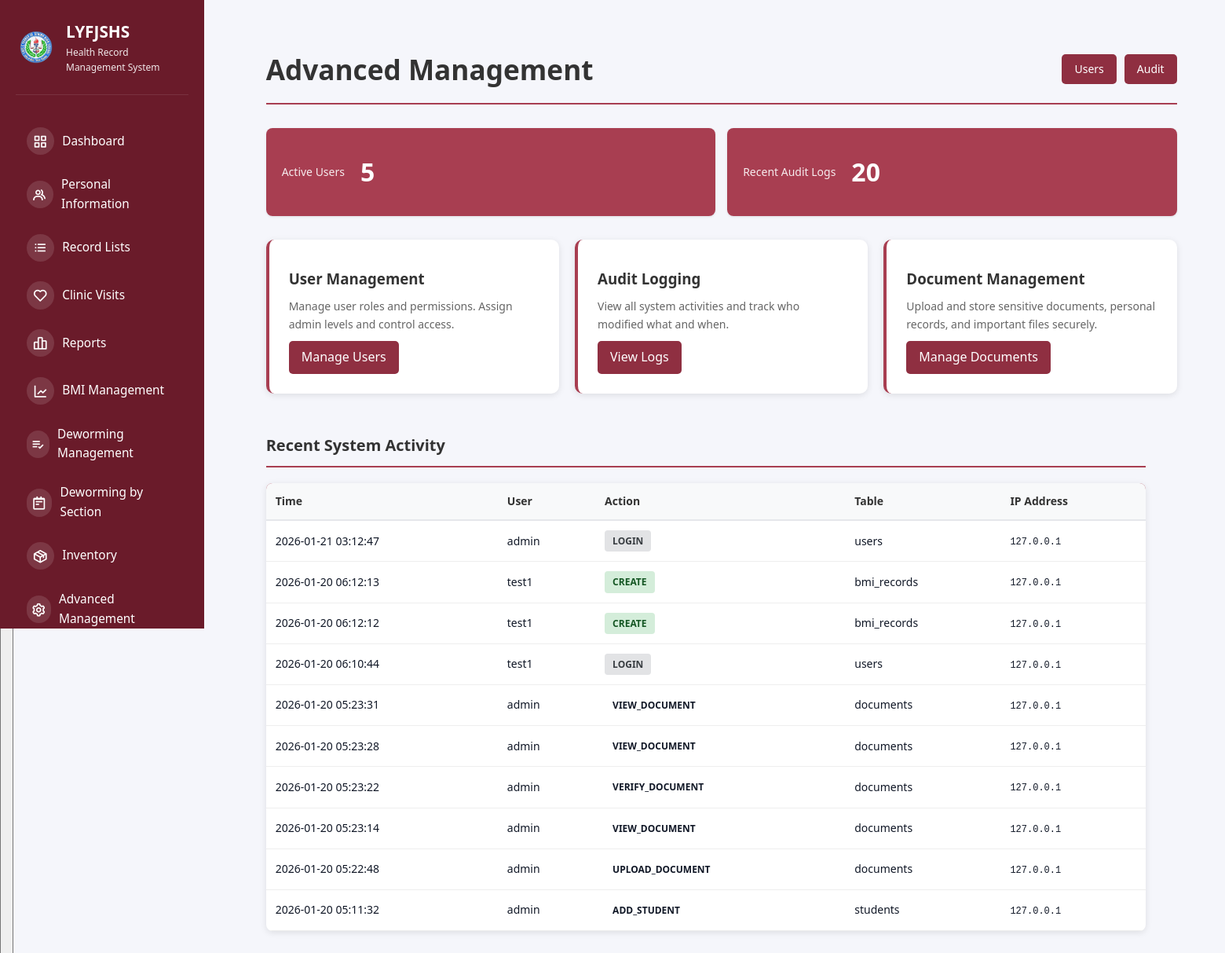
The app's page /advanced-management (signed in) with its own data.
### tables this page shows
CREATE TABLE audit_log (
                id INTEGER PRIMARY KEY AUTOINCREMENT,
                user_id INTEGER NOT NULL,
                username TEXT NOT NULL,
                action TEXT NOT NULL,
                table_name TEXT NOT NULL,
                record_id INTEGER,
                old_values TEXT,
                new_values TEXT,
                ip_address TEXT,
                timestamp TIMESTAMP DEFAULT CURRENT_TIMESTAMP,
                FOREIGN KEY(user_id) REFERENCES users(id)
            );

### src/app.py (the view)
@app.route("/advanced-management")
@require_role('super_admin', 'health_officer')
def advanced_management():
    db = get_db_connection()
    if not db:
        flash("Database error.", "danger")
        return redirect(url_for("dashboard"))
    try:
        cursor = db.cursor()
        cursor.execute("SELECT COUNT(*) as count FROM users WHERE is_active = 1")
        total_users = cursor.fetchone()['count']
        cursor.execute("""
            SELECT * FROM audit_log
            ORDER BY timestamp DESC
            LIMIT 20
        """)
        recent_logs = cursor.fetchall()
        cursor.execute("""
            SELECT * FROM backup_log
            ORDER BY created_at DESC
            LIMIT 10
        """)
        backups = cursor.fetchall()
        db.close()
        return render_template("admin/advanced_management.html",
                             total_users=total_users,
                             recent_logs=recent_logs,
                             backups=backups,
                             roles=ROLES)
    except sqlite3.Error as e:
        flash(f"Database error: {str(e)}", "danger")
        return redirect(url_for("dashboard"))

### src/app.py (called while the page is built)
@app.before_request
def check_user_status():
    if session.get("logged_in"):
        if request.endpoint in ['login', 'logout', 'register', 'pending_approval', 'static']:
            return
        if session.get("role") == "pending":
            return redirect(url_for("pending_approval"))
        db = get_db_connection()
        if db:
            try:
                cursor = db.cursor()
                cursor.execute("SELECT is_active FROM users WHERE id = ?", (session.get("user_id"),))
                user = cursor.fetchone()
                db.close()
                if not user or not safe_row_get(user, 'is_active', 1):
                    session.clear()
                    flash("Your account has been disabled. Please contact the administrator.", "danger")
                    return redirect(url_for("login"))
            except sqlite3.Error:
                db.close()

@app.context_processor
def inject_user():
    user = None
    if session.get("logged_in"):
        db = get_db_connection()
        if db:
            try:
                cursor = db.cursor()
                cursor.execute("SELECT * FROM users WHERE id = ?", (session.get("user_id"),))
                user = cursor.fetchone()
                db.close()
            except sqlite3.Error:
                pass
    return {'current_user': user, 'max': max, 'min': min, 'range': range}

def get_db_connection():
    try:
        conn = sqlite3.connect(DATABASE)
        conn.row_factory = sqlite3.Row  # This enables column access by name
        return conn
    except sqlite3.Error as e:
        print(f"Database connection error: {e}")
        return None

def safe_row_get(row, key, default=None):
    if row is None:
        return default
    try:
        return row[key]
    except (IndexError, KeyError):
        return default

### templates/admin/advanced_management.html (shortened to what this page needs)
{% extends "shared/base.html" %}  {% block content %}
<div class="adv-mgmt-container">
  <div class="adv-mgmt-header">
    <div>
      <h1> Advanced Management</h1>
    </div>
    <div class="quick-links">
      {% if session.get('role') == 'super_admin' %}
      <a href="{{ url_for('manage_users') }}"> Users</a>
      {% endif %}
      <a href="{{ url_for('audit_logs') }}"> Audit</a>
    </div>
  </div>
  <div class="stat-grid">
    <div class="stat-card">
      <div class="stat-label">Active Users</div>
      <div class="stat-number">{{ total_users }}</div>
    </div>
    <div
      class="stat-card"
      style="background: linear-gradient(135deg, #a83e51 0%, #a83e51 100%)"
    >
      <div class="stat-label">Recent Audit Logs</div>
      <div class="stat-number">{{ recent_logs|length }}</div>
    </div>
  </div>
  <div class="feature-grid">
    {% if session.get('role') == 'super_admin' %}
    <div class="feature-card">
      <h3>User Management</h3>
      <p>
        Manage user roles and permissions. Assign admin levels and control
        access.
      </p>
      <a href="{{ url_for('manage_users') }}" class="btn">Manage Users</a>
    </div>
    {% endif %}
    <div class="feature-card">
      <h3>Audit Logging</h3>
      <p>View all system activities and track who modified what and when.</p>
      <a href="{{ url_for('audit_logs') }}" class="btn">View Logs</a>
    </div>
    <div class="feature-card">
      <h3>Document Management</h3>
      <p>
        Upload and store sensitive documents, personal records, and important
        files securely.
      </p>
      <a href="{{ url_for('document_management') }}" class="btn"
        >Manage Documents</a
      >
    </div>
    <div>
  <div class="section-title"> Recent System Activity</div>
  <div class="logs-table">
    <table>
      <thead>
        <tr>
          <th>Time</th>
          <th>User</th>
          <th>Action</th>
          <th>Table</th>
          <th>IP Address</th>
        </tr>
      </thead>
      <tbody>
        {% if recent_logs %} {% for log in recent_logs[:10] %}
        <tr>
          <td>{{ log['timestamp'] }}</td>
          <td>{{ log['username'] }}</td>
          <td>
            <span class="action-badge action-{{ log['action'] }}"
              >{{ log['action'] }}</span
            >
          </td>
          <td>{{ log['table_name'] }}</td>
          <td>
            <code style="font-size: 12px"
              >{{ log['ip_address'] or 'N/A' }}</code
            >
          </td>
        </tr>
        {% endfor %} {% else %}
        <tr>
          <td colspan="5" style="text-align: center; color: #999">
            No logs yet
          </td>
        </tr>
        {% endif %}
      </tbody>
    </table>
  </div>
</div>
{% endblock %}

### static/css/dashboard.css (style rules this page uses)
* { margin: 0; padding: 0; box-sizing: border-box; }
:root { --primary-color: #2bb0a1; --secondary-color: #8b2340; --danger-color: #dc2626; --success-color: #16a34a; --warning-color: #ea580c; --light-bg: #f8fafc; --white: #ffffff; --text-dark: #1f2937; --text-light: #6b7280; --border-color: #e5e7eb; --shadow: 0 1px 3px rgba(0, 0, 0, 0.1); --shadow-lg: 0 10px 15px -3px rgba(0, 0, 0, 0.1); }
body { font-family: -apple-system, BlinkMacSystemFont, "Segoe UI", Roboto, Oxygen, Ubuntu, Cantarell, sans-serif; background-color: var(--light-bg); color: var(--text-dark); line-height: 1.6; }
html, body { height: 100%; font-family: system-ui, -apple-system, BlinkMacSystemFont, "Segoe UI", Roboto, sans-serif; }
body { background: #f5f6fb; color: #111827; }
.main-content h1 { font-size: 2.2rem; margin-bottom: 1.75rem; color: #111827; font-weight: 700; }
.stat-card { background-color: var(--white); padding: 25px; border-radius: 12px; box-shadow: var(--shadow); display: flex; align-items: center; gap: 20px; transition: transform 0.3s ease, box-shadow 0.3s ease; }
table { width: 100%; border-collapse: collapse; font-size: 14px; }
table thead { background-color: #a83e51; border-bottom: 2px solid var(--border-color); }
table th { padding: 15px; text-align: left; font-weight: 600; color: white; }
table td { padding: 15px; border-bottom: 1px solid var(--border-color); }
.stat-number { font-size: 32px; font-weight: bold; margin-bottom: 5px; }
.stat-label { font-size: 14px; opacity: 0.9; }

### templates/admin/advanced_management.html (style rules this page uses)
.adv-mgmt-container { max-width: 1200px; margin: 0 auto; padding: 20px; }
.adv-mgmt-header { display: flex; justify-content: space-between; align-items: center; margin-bottom: 30px; border-bottom: 2px solid #a83e51; padding-bottom: 15px; }
.adv-mgmt-header h1 { margin: 0; color: #333; }
.quick-links { display: flex; gap: 10px; }
.quick-links a { padding: 8px 16px; background: #8f2f41; color: white; border-radius: 5px; text-decoration: none; font-size: 14px; transition: background 0.3s; }
.feature-grid { display: grid; grid-template-columns: repeat(auto-fit, minmax(280px, 1fr)); gap: 20px; margin-bottom: 30px; }
.feature-card { background: white; padding: 25px; border-radius: 10px; box-shadow: 0 2px 8px rgba(0, 0, 0, 0.1); border-left: 4px solid #a83e51; transition: transform 0.2s, box-shadow 0.2s; }
.feature-card h3 { margin: 10px 0; color: #333; }
.feature-card p { color: #666; font-size: 14px; margin: 10px 0; }
.feature-card .btn { padding: 8px 16px; background: #8f2f41; color: white; border: none; border-radius: 5px; cursor: pointer; text-decoration: none; display: inline-block; transition: background 0.3s; }
.stat-grid { display: grid; grid-template-columns: repeat(auto-fit, minmax(200px, 1fr)); gap: 15px; margin-bottom: 30px; }
.stat-card { background: linear-gradient(135deg, #a83e51 0%, #a83e51 100%); color: white; padding: 20px; border-radius: 8px; text-align: center; }
.stat-number { font-size: 32px; font-weight: bold; margin: 10px 0; }
.stat-label { font-size: 14px; opacity: 0.9; }
.section-title { font-size: 20px; font-weight: bold; margin: 30px 0 20px 0; color: #333; border-bottom: 2px solid #a83e51; padding-bottom: 10px; width: 300%; }
.logs-table { background: white; border-radius: 8px; overflow: hidden; box-shadow: 0 2px 8px rgba(0, 0, 0, 0.1); width: 300%; }
.logs-table table { width: 100%; border-collapse: collapse; }
.logs-table th { background: #f8f9fa; padding: 12px; text-align: left; font-weight: 600; border-bottom: 1px solid #ddd; color: #333; }
.logs-table td { padding: 12px; border-bottom: 1px solid #eee; }
.action-badge { display: inline-block; padding: 4px 10px; border-radius: 4px; font-size: 12px; font-weight: 600; }
.action-CREATE { background: #d4edda; color: #155724; }
.action-LOGIN { background: #e2e3e5; color: #383d41; }

### records on screen
audit_log: timestamp "2026-01-21 03:12:47", username "admin", action "LOGIN", table_name "users", ip_address "127.0.0.1"
audit_log: timestamp "2026-01-20 06:12:13", username "test1", action "CREATE", table_name "bmi_records", ip_address "127.0.0.1"
audit_log: timestamp "2026-01-20 06:12:12", username "test1", action "CREATE", table_name "bmi_records", ip_address "127.0.0.1"
audit_log: timestamp "2026-01-20 06:10:44", username "test1", action "LOGIN", table_name "users", ip_address "127.0.0.1"
audit_log: timestamp "2026-01-20 05:23:31", username "admin", action "VIEW_DOCUMENT", table_name "documents", ip_address "127.0.0.1"
audit_log: timestamp "2026-01-20 05:23:28", username "admin", action "VIEW_DOCUMENT", table_name "documents", ip_address "127.0.0.1"
audit_log: timestamp "2026-01-20 05:23:22", username "admin", action "VERIFY_DOCUMENT", table_name "documents", ip_address "127.0.0.1"
audit_log: timestamp "2026-01-20 05:23:14", username "admin", action "VIEW_DOCUMENT", table_name "documents", ip_address "127.0.0.1"
audit_log: timestamp "2026-01-20 05:22:48", username "admin", action "UPLOAD_DOCUMENT", table_name "documents", ip_address "127.0.0.1"
audit_log: timestamp "2026-01-20 05:11:32", username "admin", action "ADD_STUDENT", table_name "students", ip_address "127.0.0.1"

### other values on screen
{{ total_users }} "5"
{{ recent_logs|length }} "20"
